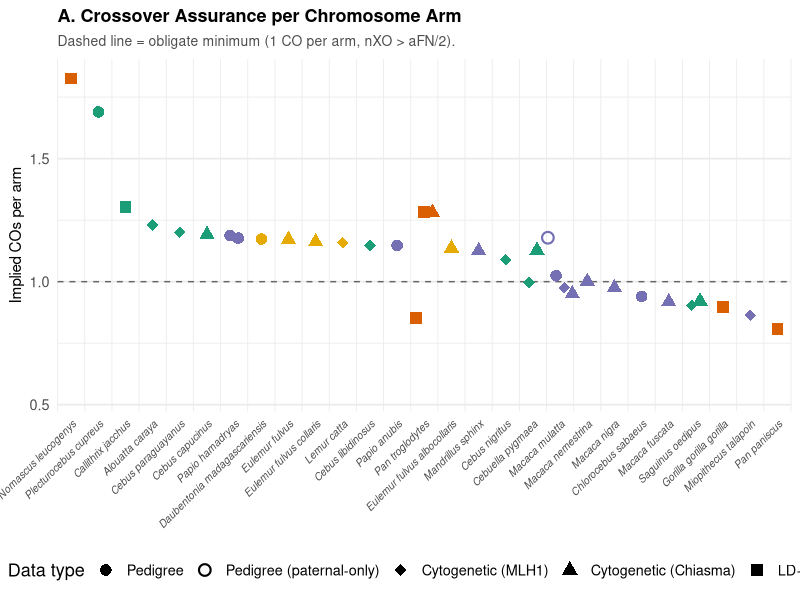

Recreate this plot in R. (Note: this script raises an error after producing the figure.)
library(ggplot2)
library(dplyr)
library(patchwork)

CLADE_LEVELS <- c("Apes", "Old World Monkeys", "New World Monkeys", "Lemurs")
CLADE_COLORS <- c(
  "Apes"               = "#d95f02",
  "Old World Monkeys"  = "#7570b3",
  "New World Monkeys"  = "#1b9e77",
  "Lemurs"             = "#e6ab02"
)

# ============================================================================
# PANEL A: crossover assurance (broad-scale CO control) -- chromosome vs. arm
# ============================================================================
# One obligate crossover per chromosome/bivalent is required for correct
# homolog segregation at meiosis I (Jones & Franklin 2006) -- directly stated
# and confirmed in this review's own source papers for macaque (Versoza et al.
# 2024), aye-aye (Versoza et al. 2025), and chimp (Auton et al. 2012 SOM).
# This panel checks that floor across every species/study in the review with
# enough information to compute it: implied COs per bivalent =
# (total sex-averaged autosomal cM) / 50 / (number of autosome pairs).
#
# Deliberately broader coverage than Panel B (Gini) -- this only needs a total
# genetic map length and a chromosome count, not a fine-scale positional map,
# so it includes species/studies that could never support a Gini value at all
# (the older microsatellite pedigree maps: Rogers 2000, Cox 2006, Rogers 2006).
# The two panels are NOT meant to share one x-axis/species list the way
# Figure_3/4's panels do -- Panel A's species set is intentionally wider.
#
# Method preference per species: direct observation (pedigree CO count or
# cytogenetic MLH1/chiasma count per cell, both already a per-meiosis/per-cell
# count) used wherever available, in preference to an LD-based
# population-scaled cM/Mb figure for that same species. Where only an LD-based
# value exists (all 5 apes' primary metric, marmoset), that is used with the
# caveat noted below -- an LD-derived total is a historical, population-scaled
# estimate, not a literal per-generation count, so it can and should still
# recover the obligate-CO floor if the floor is real, but isn't as direct a
# check as a pedigree/cytogenetic count.
#
# Excluded: Porsborg et al. (2025) long-read species (gorilla, chimp, lar
# gibbon, Guinea baboon, pig-tailed macaque, where no pedigree/LD alternative
# exists for that exact population) -- testis long-read sequencing samples
# many pooled germ cells, not a countable number of discrete meioses, so a
# per-meiosis normalization isn't a meaningful quantity from that data
# structure. Where an LD or pedigree alternative already represents that
# species (chimp, gorilla), that alternative is used instead.
#
# Chromosome/bivalent (autosome pair) counts verified directly against this
# project's own deposited map file counts where possible (bonobo/chimp/
# gorilla, gibbon, Auton chimp, vervet, marmoset, titi monkey) or against
# primary-literature karyotype statements (macaque/baboon 20; aye-aye 2n=30 ->
# 14, per Versoza et al. 2025; Cebus/Sapajus 2n=54 -> 26 and Alouatta caraya
# 2n=52 -> 25, per Garcia-Cruz et al. 2009/2011, fetched directly for this
# panel) -- not assumed from general recollection. A legacy duplicate chr2
# file affecting the great-ape physical-length/chromosome-count figures was
# identified and fixed before this panel was built.
#
# CHROMOSOME vs. ARM: Dumont (2017, Genetics 205:155-168) tests
# whether the obligate-CO floor operates at the level of the whole chromosome
# (implied COs per bivalent >= 1, using autosome-PAIR count n_bivalents -- the
# panel's original scope) or at the level of the chromosome ARM (implied COs
# per arm >= 1, using autosomal fundamental number aFN -- each metacentric
# autosome contributes 2 arms, each acrocentric 1, so aFN >= n_bivalents
# always and the arm-level value is always <= the chromosome-level value for
# the same species). This is the central methodological point of her paper,
# not a new idea introduced here -- adding it lets this panel actually test
# it. aFN sourced from Dumont's own Table S1 (`papers/tables1.xlsx`) for the
# 11 new species added below,
# AND, where her table happens to independently cover a species already in
# this panel, backfilled onto the existing rows too (Alouatta caraya, 3
# Cebus/Sapajus species, Macaca mulatta, Pan troglodytes, Papio hamadryas --
# 8 species, 10 rows) -- cross-checked first: her own 2N figure for every one
# of these already implies the same n_bivalents already used in this panel
# (e.g. Papio hamadryas 2N=42 -> 20 autosome pairs, matching the existing
# row), confirming this is the same convention, not a second inconsistent
# source. No aFN exists in Dumont's table for the other 8 species/rows in
# this panel (Pan paniscus, Gorilla gorilla gorilla, Nomascus leucogenys,
# Papio anubis, Chlorocebus sabaeus, Callithrix jacchus, Plecturocebus
# cupreus, Daubentonia madagascariensis) -- these simply have
# no arm-level point rather than an invented/approximated one (e.g. NOT
# extending chimp's aFN to bonobo despite the shared 2n=48 karyotype and close
# relatedness -- Dumont's own table has no bonobo row, so none is added here).

# `species` is the true biological species (grouping/x-axis key, matching
# Panel B's convention); `study_label` keeps the study-specific detail (e.g.
# which of the 2 baboon/macaque pedigree maps, or Nigerian vs. western chimp)
# for the supplemental table and hover-level detail without splitting the
# x-axis. Species with >1 estimate below (Pan troglodytes, Papio hamadryas,
# Macaca mulatta, Cebuella pygmaea, Saguinus oedipus) are shown as multiple
# jittered points + a range segment, the same convention Panel B already uses.
# All 4 great-ape LD-based cM/Mb values use a dedicated demographic
# study's point estimate rather than a Prado-Martinez et al. (2013) Ne range
# midpoint (bonobo: Han et al. 2024; Nigerian + western chimp:
# de Manuel et al. 2016 via Fontsere et al. 2022; gorilla: McManus et al.
# 2015).
assurance_data <- tribble(
  ~species, ~study_label, ~clade, ~total_cM, ~n_bivalents, ~aFN, ~aFN_reference, ~source_type, ~reference,
  # Apes -- all LD-based (no pedigree/cytogenetic alternative in this review); no aFN
  # available anywhere in this clade (Dumont's table has no Pan paniscus, Gorilla, or
  # gibbon rows).
  # aFN_reference column: the karyotype source for aFN is a DIFFERENT
  # citation than `reference` (which is the source of the crossover count/total_cM).
  # Where aFN comes from Dumont's own Table S1, cited via Dumont's own "KARYOTYPE
  # REFERENCE" column (papers/tables1.xlsx) -- the primary karyotype paper Dumont
  # herself cites, not the Dumont 2017 compilation itself, per this project's
  # standing citation policy.
  # aFN=82 reuses chimp's own Dumont-sourced aFN, since
  # bonobo/chimp are sister species with a near-identical 2n=48 karyotype -- see
  # Figure_1/build_itol_arm_assurance_binary.py for the full reasoning.
  "Pan paniscus", "Pan paniscus", "Apes", 0.6893 * 2403.18, 23, 82, "Yunis 1982 Science 215:1525-1530 (Pan troglodytes karyotype, reused via sister-species 2n=48 conservation -- no bonobo-specific karyotype source found)", "LD-based", "Stevison et al. 2016 MBE (independent Ne)",
  "Pan troglodytes", "Pan troglodytes (Nigerian)", "Apes", 0.7199 * 2429.53, 23, 82, "Yunis 1982 Science 215:1525-1530 (Dumont et al. 2017 Table S1 karyotype source)", "LD-based", "Stevison et al. 2016 MBE (independent Ne)",
  "Pan troglodytes", "Pan troglodytes (western)", "Apes", 0.9931 * 2647.2, 23, 82, "Yunis 1982 Science 215:1525-1530 (Dumont et al. 2017 Table S1 karyotype source)", "LD-based", "Auton et al. 2012 Science (independent Ne)",
  # Apes -- found via a full re-audit of Dumont's Table S1 against
  # every species already in this review (not just species with zero prior data) --
  # this row was silently skipped in the original cross-check pass because chimp
  # already had LD-based data. This is the ONLY cytogenetic data point for any ape
  # anywhere in Dumont's table (no bonobo/gorilla/gibbon rows exist there). Shown
  # under the shared "Pan troglodytes" x-axis grouping this panel already uses for
  # both subspecies, so this row's own subspecies attribution doesn't change the
  # x-axis position -- the study_label/reference reflect the following reasoning:
  # Pardo-Manuel de Villena & Sapienza (2001) themselves cite no subspecies, and the
  # citation trail (via Burt & Bell 1987) dead-ends 3 compilations deep with no
  # recoverable subspecies attribution -- assigned to western chimp on a historical-
  # plausibility argument (meiotic chiasma counting requires captive-animal testicular
  # tissue, and mid-20th-century Western biomedical/zoo chimp collections were
  # overwhelmingly West African; the Nigeria-Cameroon population wasn't even
  # recognized as a distinct subspecies until molecular work in the 1990s-2000s).
  "Pan troglodytes", "Pan troglodytes (Chiasma, western)", "Apes", 52.5 * 50, 23, 82, "Yunis 1982 Science 215:1525-1530 (Dumont et al. 2017 Table S1 karyotype source)", "Cytogenetic (Chiasma)", "Pardo-Manuel de Villena & Sapienza 2001 Mamm Genome (western chimp per historical-plausibility inference, not a confirmed citation)",
  # aFN=80 (Gorilla beringei source, genus-level extrapolation -- see
  # Figure_1/build_itol_arm_assurance_binary.py for the full reasoning).
  "Gorilla gorilla gorilla", "Gorilla gorilla gorilla", "Apes", 0.7424 * 2419.07, 23, 80, "Mai 1983 (Gorilla beringei karyotype description; genus-level extrapolation to G. g. gorilla -- full bibliographic detail beyond author/year not independently verified)", "LD-based", "Stevison et al. 2016 MBE (independent Ne)",
  # aFN=90 (Harding 2013 Mammalian Species account, FN=94
  # citing Chiarelli 1972, converted to aFN via the female-XX-complement
  # convention -- see Figure_1/build_itol_arm_assurance_binary.py).
  "Nomascus leucogenys", "Nomascus leucogenys", "Apes", 1.5498 * 2650.18, 25, 90, "Harding 2013 Mammalian Species 44(890):1-15, citing Chiarelli 1972 (FN=94, converted to aFN=90)", "LD-based", "Stevison, unpublished",
  # Old World Monkeys -- pedigree preferred where available
  # aFN=80 (reused Papio hamadryas's own Dumont-sourced aFN
  # via same-genus conservation -- see Figure_1/build_itol_arm_assurance_binary.py).
  "Papio anubis", "Papio anubis", "Old World Monkeys", 2293.5, 20, 80, "Moore et al. 1999 Am J Phys Anthropol 110:119-127 (Papio hamadryas karyotype, Dumont et al. 2017 Table S1 source, reused via same-genus conservation)", "Pedigree", "Wall, Robinson & Cox 2022 GBE",
  "Papio hamadryas", "Papio hamadryas (Rogers 2000)", "Old World Monkeys", 2375, 20, 80, "Moore et al. 1999 Am J Phys Anthropol 110:119-127 (Dumont et al. 2017 Table S1 karyotype source)", "Pedigree", "Rogers et al. 2000 Genomics",
  "Papio hamadryas", "Papio hamadryas (Cox 2006)", "Old World Monkeys", 2354, 20, 80, "Moore et al. 1999 Am J Phys Anthropol 110:119-127 (Dumont et al. 2017 Table S1 karyotype source)", "Pedigree", "Cox et al. 2006 Genomics",
  "Macaca mulatta", "Macaca mulatta (Indian, captive)", "Old World Monkeys", 2357, 20, 80, "Small et al. 1985 Am J Primatol 9:63-67 (Dumont et al. 2017 Table S1 karyotype source)", "Pedigree (paternal-only)", "Versoza et al. 2024 GBE",
  "Macaca mulatta", "Macaca mulatta (Rogers 2006)", "Old World Monkeys", 2048, 20, 80, "Small et al. 1985 Am J Primatol 9:63-67 (Dumont et al. 2017 Table S1 karyotype source)", "Pedigree", "Rogers et al. 2006 Genomics",
  # aFN=116 (Stock & Hsu 1973, Cercopithecus aethiops species
  # group total FN=120 minus X/Y -- flagged BORDERLINE, +/-2-4 arm uncertainty --
  # see Figure_1/build_itol_arm_assurance_binary.py for the full reasoning).
  "Chlorocebus sabaeus", "Chlorocebus sabaeus", "Old World Monkeys", 2726, 29, 116, "Stock & Hsu 1973 Chromosoma 43:211-224 (Cercopithecus aethiops species group; BORDERLINE, +/-2-4 arm uncertainty per 7 disputed 'short second arm' pairs)", "Pedigree", "Jasinska et al. 2007 Mamm Genome",
  # Old World Monkeys -- from Dumont et al. 2017 Table S1, all
  # Cytogenetic; cite the original measurement, not the Dumont compilation, per this
  # project's standing citation policy. The two
  # Macaca mulatta rows (and Macaca nemestrina below) were, like chimp above, silently
  # skipped in the original cross-check pass since these species already had other
  # data -- found via the same re-audit.
  "Macaca mulatta", "Macaca mulatta (MLH1)", "Old World Monkeys", 39.0 * 50, 20, 80, "Small et al. 1985 Am J Primatol 9:63-67 (Dumont et al. 2017 Table S1 karyotype source)", "Cytogenetic (MLH1)", "Hassold et al. 2009 Cytogenet Genome Res",
  "Macaca mulatta", "Macaca mulatta (Chiasma)", "Old World Monkeys", 38.0 * 50, 20, 80, "Small et al. 1985 Am J Primatol 9:63-67 (Dumont et al. 2017 Table S1 karyotype source)", "Cytogenetic (Chiasma)", "Pardo-Manuel de Villena & Sapienza 2001 Mamm Genome",
  "Macaca nemestrina", "Macaca nemestrina", "Old World Monkeys", 40.0 * 50, 20, 80, "Brown et al. 1986 Folia Primatol 46:164-172 (Dumont et al. 2017 Table S1 karyotype source)", "Cytogenetic (Chiasma)", "Pardo-Manuel de Villena & Sapienza 2001 Mamm Genome",
  "Macaca fuscata", "Macaca fuscata", "Old World Monkeys", 36.7 * 50, 20, 80, "Wienberg et al. 1992 Chromosoma 101:265-270 (Dumont et al. 2017 Table S1 karyotype source)", "Cytogenetic (Chiasma)", "Pardo-Manuel de Villena & Sapienza 2001 Mamm Genome",
  "Macaca nigra", "Macaca nigra", "Old World Monkeys", 39.0 * 50, 20, 80, "Brown et al. 1986 Folia Primatol 46:164-172 (Dumont et al. 2017 Table S1 karyotype source)", "Cytogenetic (Chiasma)", "Burt & Bell 1987 Nature",
  "Mandrillus sphinx", "Mandrillus sphinx", "Old World Monkeys", 45.0 * 50, 20, 80, "Ruiz-Herrera et al. 2005 Cytogenet Genome Res 108:234-247 (Dumont et al. 2017 Table S1 karyotype source)", "Cytogenetic (Chiasma)", "Pardo-Manuel de Villena & Sapienza 2001 Mamm Genome",
  "Miopithecus talapoin", "Miopithecus talapoin", "Old World Monkeys", 39.7 * 50, 27, 92, "Dutrillaux et al. 1978 Hum Genet 45:283-296 (Dumont et al. 2017 Table S1 karyotype source)", "Cytogenetic (MLH1)", "Segura et al. 2013 Proc R Soc B",
  # New World Monkeys -- cytogenetic (direct per-cell count) or pedigree preferred
  "Cebus paraguayanus", "Cebus paraguayanus", "New World Monkeys", 43.22 * 50, 26, 72, "Amaral et al. 2008 BMC Evol Biol 8:169 (Dumont et al. 2017 Table S1 karyotype source, listed there as Cebus libidinosus paraguayanus)", "Cytogenetic (MLH1)", "Garcia-Cruz et al. 2009 BMC Genetics",
  "Cebus libidinosus", "Cebus libidinosus", "New World Monkeys", 41.3 * 50, 26, 72, "Amaral et al. 2008 BMC Evol Biol 8:169 (Dumont et al. 2017 Table S1 karyotype source)", "Cytogenetic (MLH1)", "Garcia-Cruz et al. 2011 Chromosoma",
  "Cebus nigritus", "Cebus nigritus", "New World Monkeys", 39.2 * 50, 26, 72, "Amaral et al. 2008 BMC Evol Biol 8:169 (Dumont et al. 2017 Table S1 karyotype source)", "Cytogenetic (MLH1)", "Garcia-Cruz et al. 2011 Chromosoma",
  "Alouatta caraya", "Alouatta caraya", "New World Monkeys", 40.6 * 50, 25, 66, "Mudry et al. 1998 Hereditas 128:9-16 (Dumont et al. 2017 Table S1 karyotype source)", "Cytogenetic (MLH1)", "Garcia-Cruz et al. 2011 Chromosoma",
  # n_bivalents corrected 20 -> 22: a karyotype source for
  # this species (Comparative chromosomal study of five taxa of genus Callithrix,
  # group Jacchus, Am J Primatol 41(1)) states 2n=46, 14 uniarmed + 30 biarmed
  # autosomes = 44 autosomes = 22 pairs, not 20 -- confirmed independently against
  # Soni et al.'s own marmoset paper, which explicitly labels marmoset autosomes as
  # "chromosomes 1-22." The old n=20 was a real error in this project's data, not a
  # source disagreement; cos_per_bivalent for marmoset in Figure_2 Panel A drops
  # from 2.4128 to 2.1934 (still clearing the obligate-minimum line comfortably, no
  # pass/fail change at the chromosome level).
  "Callithrix jacchus", "Callithrix jacchus", "New World Monkeys", 0.91 * 2651.4, 22, 74, "\"Comparative chromosomal study of five taxa of genus Callithrix, group Jacchus (Platyrrhini, primates),\" Am J Primatol 41(1) -- not in Dumont's table; author names not independently verified beyond this citation form", "LD-based", "Soni, Versoza et al. 2025/26 bioRxiv (preprint)",
  # aFN=58 (Plecturocebus caquetensis source, explicitly
  # stated in the literature as "very similar to P. cupreus" -- see
  # Figure_1/build_itol_arm_assurance_binary.py for the full reasoning).
  "Plecturocebus cupreus", "Plecturocebus cupreus", "New World Monkeys", 2450, 22, 58, "Bueno & Defler 2010 (Plecturocebus caquetensis karyotype), citing Defler et al. 2010 for explicit cross-species similarity to P. cupreus -- not in Dumont's table; full bibliographic detail beyond author/year not independently verified", "Pedigree", "Versoza et al. 2026 GBE",
  # New World Monkeys -- from Dumont et al. 2017 Table S1
  "Cebuella pygmaea", "Cebuella pygmaea (MLH1)", "New World Monkeys", 36.9 * 50, 21, 74, "Nagamachi et al. 1992 Genetica 85:249-257 (Dumont et al. 2017 Table S1 karyotype source)", "Cytogenetic (MLH1)", "Segura et al. 2013 Proc R Soc B",
  "Cebuella pygmaea", "Cebuella pygmaea (Chiasma)", "New World Monkeys", 41.7 * 50, 21, 74, "Nagamachi et al. 1992 Genetica 85:249-257 (Dumont et al. 2017 Table S1 karyotype source)", "Cytogenetic (Chiasma)", "Pardo-Manuel de Villena & Sapienza 2001 Mamm Genome",
  "Cebus capucinus", "Cebus capucinus", "New World Monkeys", 40.5 * 50, 26, 68, "Richard et al. 1996 Genomics 36:417-423 (Dumont et al. 2017 Table S1 karyotype source)", "Cytogenetic (Chiasma)", "Pardo-Manuel de Villena & Sapienza 2001 Mamm Genome",
  "Saguinus oedipus", "Saguinus oedipus (MLH1)", "New World Monkeys", 38.9 * 50, 22, 86, "Segura et al. 2013 Proc R Soc B 280:20131945 (Dumont et al. 2017 Table S1 karyotype source; same paper as this row's own crossover-count reference)", "Cytogenetic (MLH1)", "Segura et al. 2013 Proc R Soc B",
  "Saguinus oedipus", "Saguinus oedipus (Chiasma)", "New World Monkeys", 39.6 * 50, 22, 86, "Segura et al. 2013 Proc R Soc B 280:20131945 (Dumont et al. 2017 Table S1 karyotype source)", "Cytogenetic (Chiasma)", "Pardo-Manuel de Villena & Sapienza 2001 Mamm Genome",
  # Lemurs
  # aFN=52 (direct species match, no substitution needed -- see
  # Figure_1/build_itol_arm_assurance_binary.py for the full reasoning).
  "Daubentonia madagascariensis", "Daubentonia madagascariensis", "Lemurs", 1525, 14, 52, "Poorman-Allen & Izard 1990; Rumpler et al. 1988 (direct species match) -- not in Dumont's table; full bibliographic detail beyond author/year not independently verified", "Pedigree", "Versoza et al. 2025 GBE",
  # Lemurs -- from Dumont et al. 2017 Table S1
  "Lemur catta", "Lemur catta", "Lemurs", 35.9 * 50, 27, 62, "Cardone et al. 2002 Chromosoma 111:348-356 (Dumont et al. 2017 Table S1 karyotype source)", "Cytogenetic (MLH1)", "Segura et al. 2013 Proc R Soc B",
  "Eulemur fulvus", "Eulemur fulvus (nominate)", "Lemurs", 36.3 * 50, 29, 62, "Hamilton et al. 1979 Int J Primatol 1:81-93 (Dumont et al. 2017 Table S1 karyotype source, listed there as Lemur fulvus)", "Cytogenetic (Chiasma)", "Pardo-Manuel de Villena & Sapienza 2001 Mamm Genome",
  "Eulemur fulvus albocollaris", "Eulemur fulvus albocollaris", "Lemurs", 35.2 * 50, 23, 62, "Hamilton et al. 1979 Int J Primatol 1:81-93 (Dumont et al. 2017 Table S1 karyotype source, listed there as Lemur fulvus albocollaris)", "Cytogenetic (Chiasma)", "Pardo-Manuel de Villena & Sapienza 2001 Mamm Genome",
  "Eulemur fulvus collaris", "Eulemur fulvus collaris", "Lemurs", 36.0 * 50, 24, 62, "Hamilton et al. 1979 Int J Primatol 1:81-93 (Dumont et al. 2017 Table S1 karyotype source, listed there as Lemur fulvus collaris)", "Cytogenetic (Chiasma)", "Pardo-Manuel de Villena & Sapienza 2001 Mamm Genome"
) %>%
  mutate(cos_per_bivalent = total_cM / 50 / n_bivalents,
         # aFN is a DIPLOID-scale count (same convention as 2N), matching Dumont
         # (2017)'s own explicit definition of the haploid arm count as aFN/2 (her
         # p.160: "the haploid number of autosomal chromosome arms (aFN/2)") -- so
         # the correct per-arm comparison is nXO vs aFN/2, i.e. total_cM/50/(aFN/2).
         # CORRECTED (was total_cM/50/aFN, exactly half what it should be)
         # -- that bug made every species in this review fail the arm-level test
         # uniformly; the corrected version reproduces real, mixed pass/fail results
         # matching Dumont's own reported primate pattern (e.g. "three of the four
         # macaque species... exhibit fewer crossovers... than chromosome arms").
         # A binarized (pass/fail) version of this same result also lives in Figure 1
         # (ArmAssurance_binary.txt, matching Dumont's own tree-coloring convention);
         # this continuous version is plotted directly in Panel A below,
         # once aFN coverage grew enough (28 of 30 tips) to make it the
         # more informative choice than chromosome-level -- see Panel A's own note.
         cos_per_arm = total_cM / 50 / (aFN / 2),
         clade = factor(clade, levels = CLADE_LEVELS),
         source_type = factor(source_type,
                               levels = c("Pedigree", "Pedigree (paternal-only)",
                                          "Cytogenetic (MLH1)", "Cytogenetic (Chiasma)",
                                          "LD-based")))

# Ordered by arm-level mean -- matches what's actually plotted below.
assurance_order <- assurance_data %>%
  group_by(species) %>%
  summarise(mean_val = mean(cos_per_arm), .groups = "drop") %>%
  arrange(desc(mean_val)) %>%
  pull(species)
assurance_data <- assurance_data %>% mutate(species = factor(species, levels = assurance_order))

# No range-line/segment between a species' multiple points -- independent
# estimates from different studies, not a continuous range. Same decision
# applied to Panel B below.

# Deterministic (not random-jitter) horizontal fan-out for species with >1
# point: random position_jitter left some points still
# overlapping -- e.g. Pan troglodytes' western-chimp LD estimate (cos_per_arm =
# 1.2818) and its Chiasma estimate (1.2805) are nearly identical in y, so no jitter
# width reliably separates them, and Macaca mulatta's 4 estimates cluster the same
# way. Fanning each species' points out by a fixed offset (independent of their
# y-value) guarantees all points stay visible regardless of how close their values
# happen to be, and is reproducible without relying on a fixed random seed.
assurance_data <- assurance_data %>%
  group_by(species) %>%
  mutate(x_num = as.numeric(species) + (row_number() - (n() + 1) / 2) * 0.3) %>%
  ungroup()

# Chiasma is triangle(17), MLH1 is diamond(18) -- diamond alone would collide
# with Figure_4 Panel C's pyrho=diamond within the same review once Figure_4
# Panel A also needed a Cytogenetic (Chiasma) shape. This keeps the two sets
# of panels (crossover-assurance/Gini vs. heterochiasmy/X-A) visually
# distinct from each other.
SOURCE_SHAPES <- c("Pedigree" = 16, "Pedigree (paternal-only)" = 1,
                    "Cytogenetic (MLH1)" = 18, "Cytogenetic (Chiasma)" = 17,
                    "LD-based" = 15)

# ARM-LEVEL ONLY: now that aFN coverage has grown to 28 of 30 tree tips, and
# every species currently in this tribble has an aFN value, arm-level is both
# more complete AND more informative than chromosome-level -- essentially
# every species in this review clears the chromosome-level floor (confirmed
# true from the same data -- see this file's earlier "CORRECTED" note and
# Figure_1/ArmAssurance_binary.txt's per-species detail), so plotting it added
# little visual information, while arm-level has real, mixed pass/fail
# variation -- a better match for Panel B's own style (continuous,
# clade-colored, genuine cross-species signal) than a chromosome-level plot
# would be.
#
# Clade color legend is suppressed here (guide = "none") -- shown once, larger,
# in its own strip above both panels instead (see clade_legend_plot below), so
# it's unambiguous the clade colors apply to both panels while "Data type"
# (this panel) and "Estimator" (Panel B) stay local to their own panel.
panelA <- ggplot() +
  geom_hline(yintercept = 1, linetype = "dashed", color = "grey40", linewidth = 0.5) +
  geom_point(data = assurance_data, aes(x = x_num, y = cos_per_arm, color = clade, shape = source_type),
             size = 3.2, stroke = 1.1) +
  scale_color_manual(values = CLADE_COLORS, guide = "none") +
  scale_shape_manual(values = SOURCE_SHAPES, name = "Data type") +
  scale_x_continuous(breaks = seq_along(assurance_order), labels = assurance_order,
                      limits = c(0.5, length(assurance_order) + 0.5), expand = c(0, 0)) +
  # Lower limit set to 0.5 -- 0.6 with no tick mark visible read as too close
  # to the binary pass/fail information already in Figure 1's crossover-
  # assurance ring; a real tick (0.5) below the dashed obligate-minimum line
  # at 1.0 is clearer. Space is instead reclaimed from the species-name
  # labels below, which is what was actually eating the vertical budget (see
  # axis.text.x size cut below), not from the data's own y-range.
  scale_y_continuous(limits = c(0.5, NA), breaks = seq(0.5, 2, 0.5), expand = expansion(mult = c(0.02, 0.06))) +
  # Short y-axis title ("Implied COs per arm") -- at this panel height, a
  # longer rotated title does not fit within the panel's vertical extent and
  # overflows into the rotated x-axis labels below it. Shorter text needs
  # less vertical room when rotated 90 degrees.
  labs(x = NULL, y = "Implied COs per arm",
       title = "A. Crossover Assurance per Chromosome Arm",
       subtitle = "Dashed line = obligate minimum (1 CO per arm, nXO > aFN/2).") +
  theme_minimal(base_size = 13) +
  # x-axis species-name font reduced -- the 27 rotated species names, not the
  # data itself, are the real space cost in this panel; shrinking them
  # (rather than the y-axis data range) reclaims vertical room without
  # compressing the data.
  theme(axis.text.x = element_text(angle = 45, hjust = 1, face = "italic", size = 7.5),
        axis.title.y = element_text(size = 11),
        panel.grid.major.x = element_blank(),
        plot.title = element_text(face = "bold", size = 13),
        plot.subtitle = element_text(size = 10, color = "grey30"),
        legend.position = "bottom")

write.csv(assurance_data %>%
            select(species, study_label, clade, source_type, total_cM, n_bivalents, aFN,
                   aFN_reference, cos_per_bivalent, cos_per_arm, reference) %>%
            rename(crossover_count_reference = reference) %>%
            arrange(match(species, assurance_order)),
          "/Users/lss0021/Documents/Primate_Maps/Figure_2/supplemental_crossover_assurance_table.csv",
          row.names = FALSE)
cat("Saved supplemental_crossover_assurance_table.csv\n")

# ============================================================================
# PANEL B: fine-scale recombination-rate unevenness (Gini coefficient)
# ============================================================================
ESTIMATOR_LEVELS <- c("LDhat", "LDhelmet", "pyrho")
# Shape consistency: circle is reserved for Pedigree everywhere in this
# review (Figure_1's Method ring, Panel A's own SOURCE_SHAPES above,
# Figure_3's METHOD_SHAPES), so LDhat does not use circle here. LDhat is this
# review's predominant LD-based estimator, so it keeps square (the same
# shape Figure_1/Panel A use for generic "LD-based"); pyrho uses diamond
# (unused elsewhere as an estimator shape, though Panel A above uses diamond
# for the unrelated "Cytogenetic (Chiasma)" category -- acceptable since each
# panel has its own separately-titled legend, same reasoning applied to
# LDhelmet=triangle below, which is otherwise used for Cytogenetic MLH1 in
# Panel A but only appears once here, unambiguous in context). LDhelmet uses
# triangle -- single use, already clear.
ESTIMATOR_SHAPES <- c("LDhat" = 15, "LDhelmet" = 17, "pyrho" = 18)  # filled square/triangle/diamond

# ALL available Gini estimates -- unlike the earlier bar chart, nothing is dropped here,
# including the two previously-excluded alternates (Macaca mulatta's Terbot et al. 2025
# pyrho value, 0.2813 -- an oddly low outlier -- and
# Pan troglodytes' Auton et al. 2012 value, 0.7766, and Plecturocebus cupreus' LDhat
# value, 0.6025). See Figure_1/iTOL_datasets/supplemental_gini_table.csv for the source
# of every value here. Bonobo/gorilla values were corrected for a legacy duplicate
# chr2 file (see Panel A note) -- change was within rounding (<0.001).
# Macaca mulatta's 3rd point (0.7944, LDhat) is from Xue et al. 2020,
# upgraded from Tier 1 to Tier 2 after the dataset author recovered its deposited
# fine-scale track. Directly confirms the
# macaque-vs-vervet Gini gap is mostly a pyrho-vs-LDhat estimator artifact: this
# LDhat value sits far closer to vervet's own LDhat value (0.9523) than to either
# of macaque's own pyrho values (0.6144, 0.2813).
gini_data <- tribble(
  ~species, ~gini, ~clade, ~estimator, ~reference,
  "Macaca mulatta", 0.7944, "Old World Monkeys", "LDhat", "Xue et al. 2020 PLoS ONE",
  "Chlorocebus sabaeus", 0.9523, "Old World Monkeys", "LDhat", "Pfeifer 2020 MBE",
  "Plecturocebus cupreus", 0.8968, "New World Monkeys", "LDhelmet", "Soni, Versoza et al. 2026 Heredity",
  "Plecturocebus cupreus", 0.6025, "New World Monkeys", "LDhat", "Soni, Versoza et al. 2026 Heredity",
  "Nomascus leucogenys", 0.8441, "Apes", "LDhat", "Stevison, unpublished",
  "Pan troglodytes", 0.8210, "Apes", "LDhat", "Stevison et al. 2016 MBE",
  "Pan troglodytes", 0.7766, "Apes", "LDhat", "Auton et al. 2012 Science",
  "Pan paniscus", 0.8128, "Apes", "LDhat", "Stevison et al. 2016 MBE",
  "Gorilla gorilla gorilla", 0.8119, "Apes", "LDhat", "Stevison et al. 2016 MBE",
  "Callithrix jacchus", 0.8068, "New World Monkeys", "LDhat", "Soni, Versoza et al. 2025/26 bioRxiv (preprint)",
  "Papio anubis", 0.7511, "Old World Monkeys", "pyrho", "Wall, Robinson & Cox 2022 GBE",
  "Macaca mulatta", 0.6144, "Old World Monkeys", "pyrho", "Versoza et al. 2024 GBE (companion map)",
  "Macaca mulatta", 0.2813, "Old World Monkeys", "pyrho", "Terbot, Calahorra-Oliart, Versoza et al. 2025 Am J Primatol",
  "Daubentonia madagascariensis", 0.4509, "Lemurs", "pyrho", "Soni, Versoza et al. 2025 Ecology and Evolution"
) %>%
  mutate(clade = factor(clade, levels = CLADE_LEVELS),
         estimator = factor(estimator, levels = ESTIMATOR_LEVELS))

species_order <- gini_data %>%
  group_by(species) %>%
  summarise(mean_gini = mean(gini), .groups = "drop") %>%
  arrange(desc(mean_gini)) %>%
  pull(species)

gini_data <- gini_data %>% mutate(species = factor(species, levels = species_order))

# Same deterministic fan-out as Panel A instead of random jitter.
gini_data <- gini_data %>%
  group_by(species) %>%
  mutate(x_num = as.numeric(species) + (row_number() - (n() + 1) / 2) * 0.3) %>%
  ungroup()

panelB <- ggplot() +
  geom_point(data = gini_data, aes(x = x_num, y = gini, color = clade, shape = estimator),
             size = 3.5, stroke = 1.2) +
  scale_color_manual(values = CLADE_COLORS, guide = "none") +
  scale_shape_manual(values = ESTIMATOR_SHAPES, name = "Estimator") +
  scale_x_continuous(breaks = seq_along(species_order), labels = species_order,
                      limits = c(0.5, length(species_order) + 0.5), expand = c(0, 0)) +
  scale_y_continuous(limits = c(0, 1), breaks = seq(0, 1, 0.25), expand = expansion(mult = c(0.02, 0.04))) +
  labs(x = NULL, y = "Gini coefficient",
       title = "B. Distribution of Recombination across the Genome",
       subtitle = "Lorenz-curve method; <0.5 = more evenly distributed, >0.5 = more concentrated in hotspots.") +
  theme_minimal(base_size = 13) +
  # x-axis species-name font matched to Panel A's 7.5 -- a smaller,
  # panel-specific size (9, since Panel B only has 10 species vs. Panel A's
  # 27) read as visually inconsistent across the two panels; matching sizes
  # also recoups a bit more vertical room in Panel B.
  theme(axis.text.x = element_text(angle = 45, hjust = 1, face = "italic", size = 7.5),
        panel.grid.major.x = element_blank(),
        plot.title = element_text(face = "bold", size = 13),
        plot.subtitle = element_text(size = 10, color = "grey30"),
        legend.position = "bottom")

# ============================================================================
# Combine -- three fully independent legends: Clade shown ONCE, larger, in
# its own strip above both panels (unambiguous that it applies to both);
# "Data type" stays attached directly under Panel A; "Estimator" stays
# attached directly under Panel B. No guide collection -- each legend is
# deliberately placed, not pooled.
# ============================================================================
clade_legend_data <- tibble(clade = factor(CLADE_LEVELS, levels = CLADE_LEVELS), x = 1, y = 1)
clade_legend_plot <- ggplot(clade_legend_data, aes(x = x, y = y, color = clade)) +
  # All 4 points sit at the same (x,y), so with theme_void() (which hides axes/
  # background but NOT the actual data points) they stack and the last-drawn one
  # (Lemurs, gold -- last in CLADE_LEVELS) would visibly bleed through as a stray
  # circle above Panel A. alpha=0 hides the real plotted points; override.aes below
  # keeps the legend swatches themselves fully opaque.
  geom_point(size = 4.5, alpha = 0) +
  scale_color_manual(values = CLADE_COLORS, name = "Clade") +
  guides(color = guide_legend(override.aes = list(alpha = 1))) +
  theme_void() +
  theme(legend.position = "top",
        legend.title = element_text(face = "bold", size = 15),
        legend.text = element_text(size = 13),
        legend.key.size = unit(1.3, "lines"))

# Single-height panelA (not a faceted chromosome+arm layout).
combined <- clade_legend_plot / panelA / panelB +
  plot_layout(heights = c(0.14, 1, 1.1))

# Figure height set to 9in -- the axis-floor/label-font changes above
# reclaimed enough room that a shorter height felt slightly tight in Panel B
# specifically.
ggsave("/Users/lss0021/Documents/Primate_Maps/Figure_2/Figure_2_Gini_dotplot.png",
       combined, width = 10, height = 9, dpi = 1200, bg = "white")
ggsave("/Users/lss0021/Documents/Primate_Maps/Figure_2/Figure_2_Gini_dotplot.pdf",
       combined, width = 10, height = 9, bg = "white")
# EPS format for Elsevier ELSA submission (accepts JPG/TIFF/PNG/EPS/CDX,
# not PDF) -- vector, so it sidesteps the DPI requirement the same way the PDF does.
ggsave("/Users/lss0021/Documents/Primate_Maps/Figure_2/Figure_2_Gini_dotplot.eps",
       combined, device = "eps", width = 10, height = 9, bg = "white")

cat("Saved Figure_2_Gini_dotplot.png/.pdf (2 panels: crossover assurance + Gini)\n")

write.csv(gini_data %>% select(species, clade, gini, estimator, reference) %>%
            arrange(match(species, species_order)),
          "/Users/lss0021/Documents/Primate_Maps/Figure_2/supplemental_gini_dotplot_table.csv",
          row.names = FALSE)
cat("Saved supplemental_gini_dotplot_table.csv\n")
